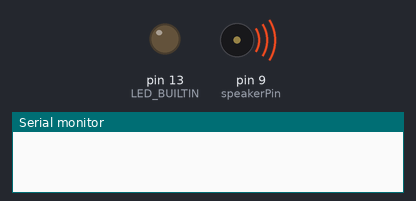
Recording of a sketch running on a simulated Arduino Uno, built with avr-gcc and run on an emulated ATmega328P. On the bench: output pins drawn as LEDs (lit = HIGH), buzzer (waves = sounding), the last lines printed to the serial monitor.

Above: at 0.1 s.
At 13.06 s:
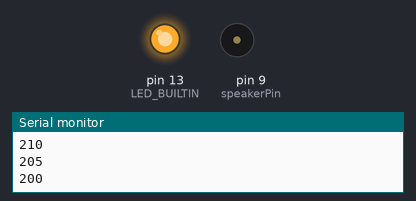
At 27.4 s:
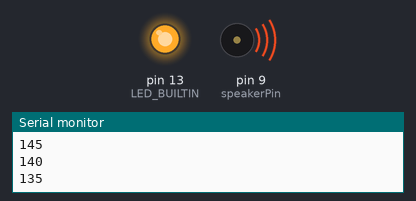
At 39.55 s:
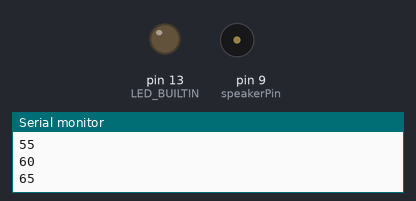
Timing chart, 0 to 40.0 s (numbered marks = the images above):
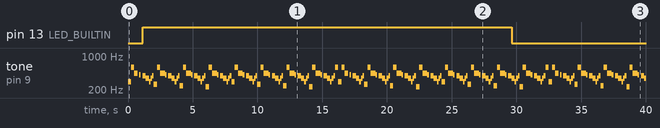

Measured:
- by itself, pin 13 (LED_BUILTIN): LOW → HIGH at 1.1 s, → LOW 28.5 s later
- by itself, tone on pin 9 (speakerPin): plays 294 Hz for 0.25 s, 587 Hz for 0.25 s, 440 Hz for 0.25 s, 415 Hz for 0.13 s, 392 Hz for 0.25 s, 349 Hz for 0.25 s … (179 notes in this stretch)

The sketch:

09_Rhythm_lights.ino
```cpp
// void playTone(int period, int duration)
// {
//   int pulse = period / 2;
//   for(long i = 0; i < duration * 1000L; i+= period)
//   {
//     digitalWrite(speakerPin, HIGH);
//     delayMicroseconds(pulse);
//     digitalWrite(speakerPin, LOW);
//     delayMicroseconds(pulse);
//   }
// }
int vibration = -5; // 控制亮度變化
int brightness = 255; // 亮度
int interval = 1000; // 亮度變化間隔
int startTime = 0; // 利用時間控制亮度變化
const int speakerPin = 9; // buzzer
void setup()
{
  Serial.begin(9600); // 方便觀察
  startTime = millis(); // 初始化起始時間
  pinMode(speakerPin, OUTPUT); // 蜂鳴器輸出
}
int list[] = {125, 125, 250, 250, 125, 250, 250, 125, 125, 125, 125, 125, 125, 125, 250, 375, 125, 250, 250, 125, 125, 125, 125, 125, 250, 375, 125, 250, 250, 125, 125, 125, 62 , 62 , 62 , 62 , 250, 375, 125, 250, 250, 125, 125, 125, 125, 125, 250, 375, 125, 250, 250, 125, 125, 125, 125, 125, 125, 125, 250, 375, 125, 250, 250, 125, 125, 125, 125, 125, 250, 375, 125, 250, 250, 125, 125, 125, 62 , 62 , 62 , 62 , 250, 375, 125, 250, 250, 125, 125, 125, 125, 125};
int song[] = {294, 294, 587, 440, 415, 392, 349, 294, 349, 392, 262, 262, 262, 262, 587, 440, 415, 392, 349, 294, 349, 392, 247, 247, 587, 440, 415, 392, 349, 294, 349, 392, 233, 233, 233, 233, 587, 440, 415, 392, 349, 294, 349, 392, 294, 294, 587, 440, 415, 392, 349, 294, 349, 392, 261, 261, 261, 261, 587, 440, 415, 392, 349, 294, 349, 392, 247, 247, 587, 440, 415, 392, 349, 294, 349, 392, 233, 233, 233, 233, 588, 440, 415, 392, 349, 294, 349, 392, 587, 587};
int delays[] {125, 125, 250, 375, 250, 250, 250, 125, 125, 125, 62 , 62 , 62 , 62 , 250, 375, 250, 250, 250, 125, 125, 125, 125, 125, 250, 375, 250, 250, 250, 125, 125, 125, 62 , 62 , 62 , 62 , 250, 375, 250, 250, 250, 125, 125, 125, 125, 125, 250, 375, 250, 250, 250, 125, 125, 125, 62 , 62 , 62 , 62 , 250, 375, 250, 250, 250, 125, 125, 125, 125, 125, 250, 375, 250, 250, 250, 125, 125, 125, 62 , 62 , 62 , 62 , 250, 375, 250, 250, 250, 125, 125, 125, 125, 125};
void loop()
{
  for(int i = 0; i < sizeof(song) / sizeof(int); i++)
  {
    tone(speakerPin, song[i], list[i]); // 內建tone指令
    delay(delays[i]);
    if(millis() - startTime >= interval) // 到達呼吸時間
    {
      if(brightness >= 255) vibration = -5; // 亮度控制
      else if(brightness <= 0) vibration = 5; // 同上
      brightness += vibration; // 更新亮度
      analogWrite(LED_BUILTIN, brightness); // 寫入亮度
      Serial.println(brightness); // 方便觀察, 非必要
      startTime = millis(); // 更新起始時間
    }
  }
  // delay(2000); // 重新開始
}
```
